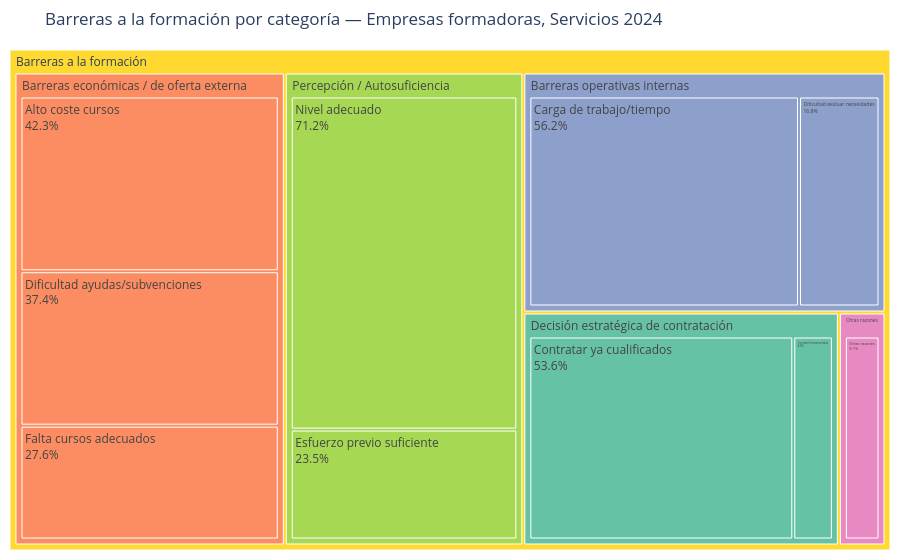

This figure's notebook cell:
### Markdown cell above
### 5.1.1 Vista jerárquica: categorías y motivos (treemap)

Con 10 motivos es difícil retener de un vistazo cuál pesa más. Se agrupan en 4 categorías superiores — una clasificación **propia**, no un dato oficial de la EAL:

- **Percepción / Autosuficiencia**: la empresa considera que ya forma lo suficiente
- **Decisión estratégica de contratación**: resuelve la necesidad contratando ya cualificados
- **Barreras operativas internas**: la empresa puede actuar directamente (tiempo, evaluación de necesidades)
- **Barreras económicas / de oferta externa**: dependen del mercado (coste, oferta, ayudas)

### Code cell
MAPA_CATEGORIAS = {
    "Nivel_Formacion_Adecuado": "Percepción / Autosuficiencia",
    "Esfuerzo_Previo_Suficiente": "Percepción / Autosuficiencia",
    "Preferencia_Contratar_Cualificados": "Decisión estratégica de contratación",
    "Preferencia_Contrato_Formativo_Dual": "Decisión estratégica de contratación",
    "Carga_Trabajo_Tiempo": "Barreras operativas internas",
    "Dificultad_Evaluar_Necesidades": "Barreras operativas internas",
    "Alto_Coste_Cursos": "Barreras económicas / de oferta externa",
    "Falta_Cursos_Adecuados": "Barreras económicas / de oferta externa",
    "Dificultad_Ayudas_Subvenciones": "Barreras económicas / de oferta externa",
    "Otras_Razones": "Otras razones",
    "Cancelacion_COVID": "Otras razones",
}

datos_treemap = datos_hero.copy()
datos_treemap["categoria"] = datos_treemap["motivo"].map(MAPA_CATEGORIAS)
datos_treemap["motivo_corto"] = datos_treemap["motivo"].map(NOMBRES_MOTIVO_CORTO)

fig_treemap = px.treemap(
    datos_treemap,
    path=[px.Constant("Barreras a la formación"), "categoria", "motivo_corto"],
    values="bastante_mucho",
    color="categoria",
    color_discrete_sequence=px.colors.qualitative.Set2,
)
fig_treemap.update_traces(textinfo="label+value", texttemplate="%{label}<br>%{value:.1f}%")
fig_treemap.update_layout(
    title=f"Barreras a la formación por categoría — Empresas formadoras, Servicios {AÑO_REFERENCIA}",
    margin=dict(t=50, l=10, r=10, b=10),
)
fig_treemap.show()

### Figure 1 — Plotly figure (JSON) as saved in the notebook; plotly's stock layout.template omitted (floating-point values rounded to 4 significant figures)
{"data": [{"branchvalues": "total", "customdata": [["Decisión estratégica de contratación"], ["Barreras económicas / de oferta externa"], ["Barreras operativas internas"], ["Barreras operativas internas"], ["Barreras económicas / de oferta externa"], ["Decisión estratégica de contratación"], ["Otras razones"], ["Percepción / Autosuficiencia"], ["Barreras económicas / de oferta externa"], ["Percepción / Autosuficiencia"], ["Barreras económicas / de oferta externa"], ["Barreras operativas internas"], ["Decisión estratégica de contratación"], ["Otras razones"], ["Percepción / Autosuficiencia"], ["(?)"]], "domain": {"x": [0, 1], "y": [0, 1]}, "hovertemplate": "labels=%{label}<br>bastante_mucho=%{value}<br>parent=%{parent}<br>id=%{id}<br>categoria=%{customdata[0]}<extra></extra>", "ids": ["Barreras a la formación/Decisión estratégica de contratación/Contrato formativo/dual", "Barreras a la formación/Barreras económicas / de oferta externa/Dificultad ayudas/subvenciones", "Barreras a la formación/Barreras operativas internas/Dificultad evaluar necesidades", "Barreras a la formación/Barreras operativas internas/Carga de trabajo/tiempo", "Barreras a la formación/Barreras económicas / de oferta externa/Falta cursos adecuados", "Barreras a la formación/Decisión estratégica de contratación/Contratar ya cualificados", "Barreras a la formación/Otras razones/Otras razones", "Barreras a la formación/Percepción / Autosuficiencia/Nivel adecuado", "Barreras a la formación/Barreras económicas / de oferta externa/Alto coste cursos", "Barreras a la formación/Percepción / Autosuficiencia/Esfuerzo previo suficiente", "Barreras a la formación/Barreras económicas / de oferta externa", "Barreras a la formación/Barreras operativas internas", "Barreras a la formación/Decisión estratégica de contratación", "Barreras a la formación/Otras razones", "Barreras a la formación/Percepción / Autosuficiencia", "Barreras a la formación"], "labels": ["Contrato formativo/dual", "Dificultad ayudas/subvenciones", "Dificultad evaluar necesidades", "Carga de trabajo/tiempo", "Falta cursos adecuados", "Contratar ya cualificados", "Otras razones", "Nivel adecuado", "Alto coste cursos", "Esfuerzo previo suficiente", "Barreras económicas / de oferta externa", "Barreras operativas internas", "Decisión estratégica de contratación", "Otras razones", "Percepción / Autosuficiencia", "Barreras a la formación"], "marker": {"colors": ["rgb(102,194,165)", "rgb(252,141,98)", "rgb(141,160,203)", "rgb(141,160,203)", "rgb(252,141,98)", "rgb(102,194,165)", "rgb(231,138,195)", "rgb(166,216,84)", "rgb(252,141,98)", "rgb(166,216,84)", "rgb(252,141,98)", "rgb(141,160,203)", "rgb(102,194,165)", "rgb(231,138,195)", "rgb(166,216,84)", "rgb(255,217,47)"]}, "name": "", "parents": ["Barreras a la formación/Decisión estratégica de contratación", "Barreras a la formación/Barreras económicas / de oferta externa", "Barreras a la formación/Barreras operativas internas", "Barreras a la formación/Barreras operativas internas", "Barreras a la formación/Barreras económicas / de oferta externa", "Barreras a la formación/Decisión estratégica de contratación", "Barreras a la formación/Otras razones", "Barreras a la formación/Percepción / Autosuficiencia", "Barreras a la formación/Barreras económicas / de oferta externa", "Barreras a la formación/Percepción / Autosuficiencia", "Barreras a la formación", "Barreras a la formación", "Barreras a la formación", "Barreras a la formación", "Barreras a la formación", ""], "textinfo": "label+value", "texttemplate": "%{label}<br>%{value:.1f}%", "type": "treemap", "values": [8.048, 37.4, 16.77, 56.16, 27.56, 53.63, 9.115, 71.18, 42.31, 23.49, 107.3, 72.92, 61.68, 9.115, 94.66, 345.7]}], "layout": {"legend": {"tracegroupgap": 0}, "margin": {"b": 10, "l": 10, "r": 10, "t": 50}, "title": {"text": "Barreras a la formación por categoría — Empresas formadoras, Servicios 2024"}, "treemapcolorway": ["rgb(102,194,165)", "rgb(252,141,98)", "rgb(141,160,203)", "rgb(231,138,195)", "rgb(166,216,84)", "rgb(255,217,47)", "rgb(229,196,148)", "rgb(179,179,179)"]}}
